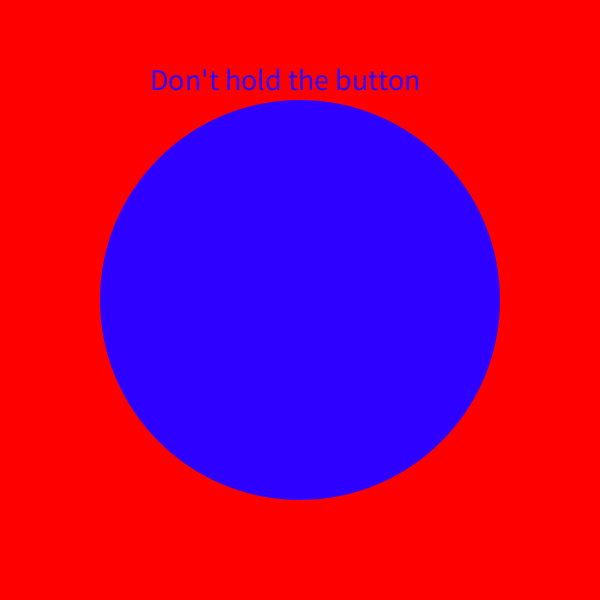
Frame 1 (no input)
Frame 60 (the mouse pressed at the canvas centre just before this capture): identical to frame 1, image omitted
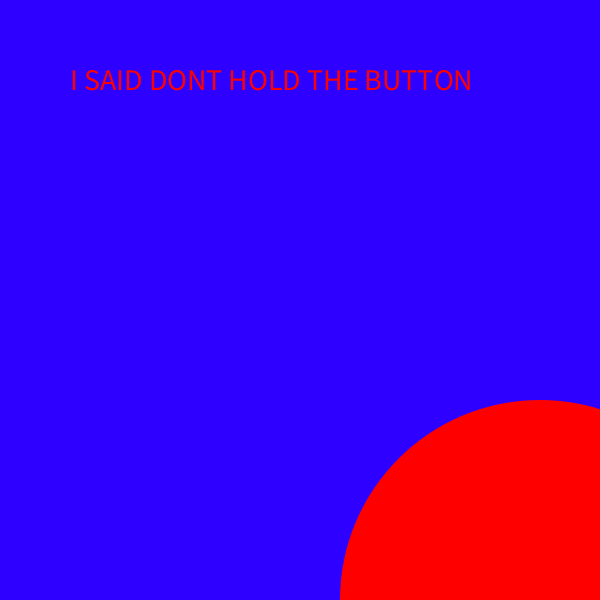
Frame 120 (the mouse held since frame 60 and released just before this capture)

The Processing sketch that drew these frames (run headless with seeded random() and noise(); from frame 60 on, the mouse is pressed at the canvas centre):

// Processing sketch: Logical_Dot
// ── Logical_Dot.pde
int x = 300;
int speed = 4;
int y = 300;
int speed2 = 5;

void setup() {
  size(600, 600);
  textSize(30);
  noStroke();
}

void draw() {

  if(mousePressed) {
      x = x + speed;
      y = y + speed2;
      background(#2D00FF);
      fill(#FF0000);
      text("I SAID DONT HOLD THE BUTTON", 70, 90);
  }
  else {
      background(#FF0000);
      fill(#2D00FF); 
      text("Don't hold the button", 150, 90);
  }
  
  if(x > 600){
    speed = -speed;
  }
  
  if(x < 0){
    speed = -speed;
  }
  
  if(y > 600){
    speed2 = -speed2;
  }
  
  if(y < 0){
    speed2 = -speed2;
  }
  
  ellipse(x, y, 400, 400);
  fill(#FFFFFF);
}
